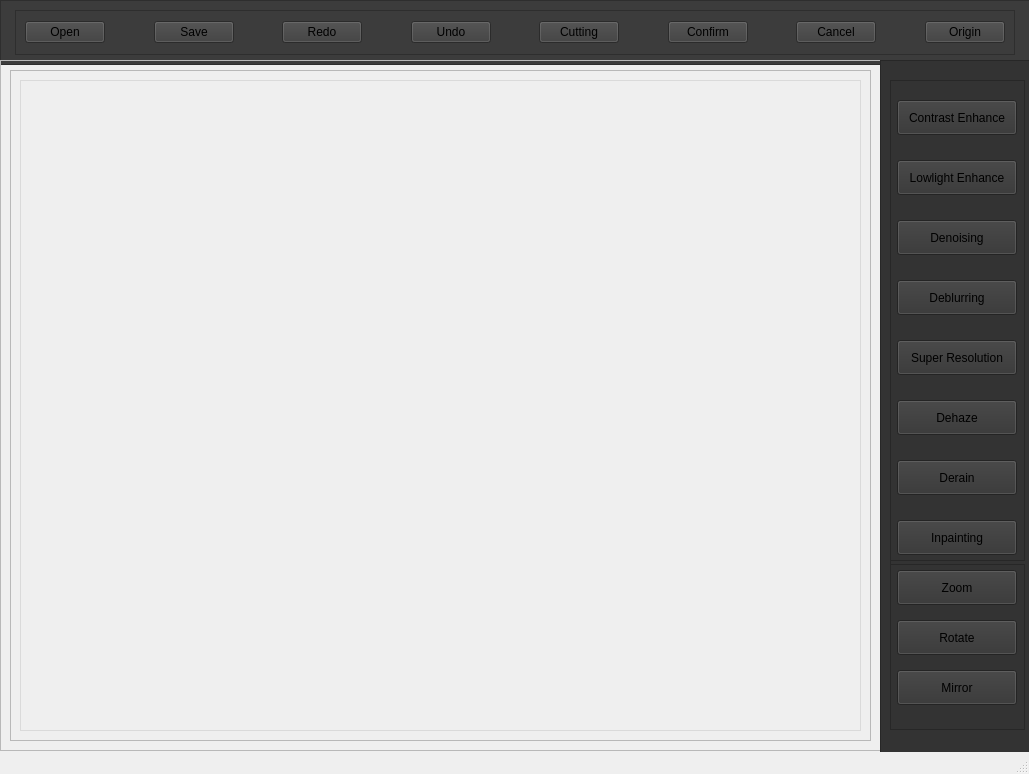
<?xml version="1.0" encoding="UTF-8"?>
<ui version="4.0">
 <class>MainWindow</class>
 <widget class="QMainWindow" name="MainWindow">
  <property name="geometry">
   <rect>
    <x>0</x>
    <y>0</y>
    <width>1029</width>
    <height>774</height>
   </rect>
  </property>
  <property name="minimumSize">
   <size>
    <width>1029</width>
    <height>774</height>
   </size>
  </property>
  <property name="windowTitle">
   <string>MainWindow</string>
  </property>
  <widget class="QWidget" name="centralwidget">
   <widget class="QFrame" name="title">
    <property name="geometry">
     <rect>
      <x>0</x>
      <y>0</y>
      <width>1031</width>
      <height>65</height>
     </rect>
    </property>
    <property name="minimumSize">
     <size>
      <width>0</width>
      <height>65</height>
     </size>
    </property>
    <property name="maximumSize">
     <size>
      <width>188888</width>
      <height>55</height>
     </size>
    </property>
    <property name="styleSheet">
     <string notr="true">background: rgb(60, 60, 60)</string>
    </property>
    <property name="frameShape">
     <enum>QFrame::StyledPanel</enum>
    </property>
    <property name="frameShadow">
     <enum>QFrame::Raised</enum>
    </property>
    <layout class="QHBoxLayout" name="horizontalLayout_4">
     <item>
      <widget class="QFrame" name="operation">
       <property name="minimumSize">
        <size>
         <width>1000</width>
         <height>39</height>
        </size>
       </property>
       <property name="maximumSize">
        <size>
         <width>800</width>
         <height>45</height>
        </size>
       </property>
       <property name="layoutDirection">
        <enum>Qt::LeftToRight</enum>
       </property>
       <property name="frameShape">
        <enum>QFrame::StyledPanel</enum>
       </property>
       <property name="frameShadow">
        <enum>QFrame::Raised</enum>
       </property>
       <layout class="QHBoxLayout" name="horizontalLayout_3">
        <item>
         <widget class="QPushButton" name="btn_open">
          <property name="minimumSize">
           <size>
            <width>80</width>
            <height>0</height>
           </size>
          </property>
          <property name="maximumSize">
           <size>
            <width>80</width>
            <height>16777215</height>
           </size>
          </property>
          <property name="text">
           <string>Open</string>
          </property>
         </widget>
        </item>
        <item>
         <spacer name="horizontalSpacer">
          <property name="orientation">
           <enum>Qt::Horizontal</enum>
          </property>
          <property name="sizeHint" stdset="0">
           <size>
            <width>10</width>
            <height>20</height>
           </size>
          </property>
         </spacer>
        </item>
        <item>
         <widget class="QPushButton" name="btn_save">
          <property name="minimumSize">
           <size>
            <width>80</width>
            <height>0</height>
           </size>
          </property>
          <property name="maximumSize">
           <size>
            <width>80</width>
            <height>16777215</height>
           </size>
          </property>
          <property name="text">
           <string>Save</string>
          </property>
         </widget>
        </item>
        <item>
         <spacer name="horizontalSpacer_2">
          <property name="orientation">
           <enum>Qt::Horizontal</enum>
          </property>
          <property name="sizeHint" stdset="0">
           <size>
            <width>10</width>
            <height>20</height>
           </size>
          </property>
         </spacer>
        </item>
        <item>
         <widget class="QPushButton" name="btn_redo">
          <property name="text">
           <string>Redo</string>
          </property>
         </widget>
        </item>
        <item>
         <spacer name="horizontalSpacer_5">
          <property name="orientation">
           <enum>Qt::Horizontal</enum>
          </property>
          <property name="sizeHint" stdset="0">
           <size>
            <width>10</width>
            <height>20</height>
           </size>
          </property>
         </spacer>
        </item>
        <item>
         <widget class="QPushButton" name="btn_undo">
          <property name="minimumSize">
           <size>
            <width>80</width>
            <height>0</height>
           </size>
          </property>
          <property name="maximumSize">
           <size>
            <width>80</width>
            <height>16777215</height>
           </size>
          </property>
          <property name="text">
           <string>Undo</string>
          </property>
         </widget>
        </item>
        <item>
         <spacer name="horizontalSpacer_6">
          <property name="orientation">
           <enum>Qt::Horizontal</enum>
          </property>
          <property name="sizeHint" stdset="0">
           <size>
            <width>10</width>
            <height>20</height>
           </size>
          </property>
         </spacer>
        </item>
        <item>
         <widget class="QPushButton" name="btn_cutting">
          <property name="minimumSize">
           <size>
            <width>80</width>
            <height>0</height>
           </size>
          </property>
          <property name="maximumSize">
           <size>
            <width>80</width>
            <height>16777215</height>
           </size>
          </property>
          <property name="text">
           <string>Cutting</string>
          </property>
         </widget>
        </item>
        <item>
         <spacer name="horizontalSpacer_3">
          <property name="orientation">
           <enum>Qt::Horizontal</enum>
          </property>
          <property name="sizeHint" stdset="0">
           <size>
            <width>10</width>
            <height>20</height>
           </size>
          </property>
         </spacer>
        </item>
        <item>
         <widget class="QPushButton" name="btn_confirm">
          <property name="minimumSize">
           <size>
            <width>80</width>
            <height>0</height>
           </size>
          </property>
          <property name="maximumSize">
           <size>
            <width>80</width>
            <height>16777215</height>
           </size>
          </property>
          <property name="text">
           <string>Confirm</string>
          </property>
         </widget>
        </item>
        <item>
         <spacer name="horizontalSpacer_4">
          <property name="orientation">
           <enum>Qt::Horizontal</enum>
          </property>
          <property name="sizeHint" stdset="0">
           <size>
            <width>10</width>
            <height>20</height>
           </size>
          </property>
         </spacer>
        </item>
        <item>
         <widget class="QPushButton" name="btn_cancel">
          <property name="minimumSize">
           <size>
            <width>80</width>
            <height>0</height>
           </size>
          </property>
          <property name="maximumSize">
           <size>
            <width>80</width>
            <height>16777215</height>
           </size>
          </property>
          <property name="text">
           <string>Cancel</string>
          </property>
         </widget>
        </item>
        <item>
         <spacer name="horizontalSpacer_11">
          <property name="orientation">
           <enum>Qt::Horizontal</enum>
          </property>
          <property name="sizeHint" stdset="0">
           <size>
            <width>10</width>
            <height>20</height>
           </size>
          </property>
         </spacer>
        </item>
        <item>
         <widget class="QPushButton" name="btn_origin">
          <property name="minimumSize">
           <size>
            <width>80</width>
            <height>0</height>
           </size>
          </property>
          <property name="maximumSize">
           <size>
            <width>80</width>
            <height>16777215</height>
           </size>
          </property>
          <property name="text">
           <string>Origin</string>
          </property>
         </widget>
        </item>
       </layout>
      </widget>
     </item>
    </layout>
   </widget>
   <widget class="QFrame" name="frame_3">
    <property name="geometry">
     <rect>
      <x>0</x>
      <y>60</y>
      <width>881</width>
      <height>691</height>
     </rect>
    </property>
    <property name="frameShape">
     <enum>QFrame::StyledPanel</enum>
    </property>
    <property name="frameShadow">
     <enum>QFrame::Raised</enum>
    </property>
    <layout class="QGridLayout" name="gridLayout">
     <item row="0" column="0">
      <widget class="QFrame" name="frame_4">
       <property name="frameShape">
        <enum>QFrame::StyledPanel</enum>
       </property>
       <property name="frameShadow">
        <enum>QFrame::Raised</enum>
       </property>
       <layout class="QGridLayout" name="gridLayout_2">
        <item row="0" column="1">
         <widget class="QLabel" name="img_panel">
          <property name="styleSheet">
           <string notr="true">border-width: 1px;border-style: solid;border-color: rgb(218, 218, 218)</string>
          </property>
          <property name="text">
           <string/>
          </property>
         </widget>
        </item>
       </layout>
      </widget>
     </item>
    </layout>
   </widget>
   <widget class="QFrame" name="frame_5">
    <property name="geometry">
     <rect>
      <x>880</x>
      <y>60</y>
      <width>150</width>
      <height>704</height>
     </rect>
    </property>
    <property name="minimumSize">
     <size>
      <width>150</width>
      <height>0</height>
     </size>
    </property>
    <property name="maximumSize">
     <size>
      <width>150</width>
      <height>16777215</height>
     </size>
    </property>
    <property name="styleSheet">
     <string notr="true">background: rgb(51, 51, 51)</string>
    </property>
    <property name="frameShape">
     <enum>QFrame::StyledPanel</enum>
    </property>
    <property name="frameShadow">
     <enum>QFrame::Raised</enum>
    </property>
    <widget class="QFrame" name="frame_6">
     <property name="geometry">
      <rect>
       <x>10</x>
       <y>20</y>
       <width>135</width>
       <height>650</height>
      </rect>
     </property>
     <property name="minimumSize">
      <size>
       <width>135</width>
       <height>650</height>
      </size>
     </property>
     <property name="maximumSize">
      <size>
       <width>135</width>
       <height>650</height>
      </size>
     </property>
     <property name="frameShape">
      <enum>QFrame::StyledPanel</enum>
     </property>
     <property name="frameShadow">
      <enum>QFrame::Raised</enum>
     </property>
     <widget class="QPushButton" name="btn_contrast">
      <property name="geometry">
       <rect>
        <x>7</x>
        <y>20</y>
        <width>120</width>
        <height>35</height>
       </rect>
      </property>
      <property name="minimumSize">
       <size>
        <width>120</width>
        <height>35</height>
       </size>
      </property>
      <property name="maximumSize">
       <size>
        <width>120</width>
        <height>35</height>
       </size>
      </property>
      <property name="text">
       <string>Contrast Enhance</string>
      </property>
     </widget>
     <widget class="QPushButton" name="btn_lol">
      <property name="geometry">
       <rect>
        <x>7</x>
        <y>80</y>
        <width>120</width>
        <height>35</height>
       </rect>
      </property>
      <property name="minimumSize">
       <size>
        <width>120</width>
        <height>35</height>
       </size>
      </property>
      <property name="maximumSize">
       <size>
        <width>120</width>
        <height>35</height>
       </size>
      </property>
      <property name="text">
       <string>Lowlight Enhance</string>
      </property>
     </widget>
     <widget class="QPushButton" name="btn_sr">
      <property name="geometry">
       <rect>
        <x>7</x>
        <y>260</y>
        <width>120</width>
        <height>35</height>
       </rect>
      </property>
      <property name="minimumSize">
       <size>
        <width>120</width>
        <height>35</height>
       </size>
      </property>
      <property name="maximumSize">
       <size>
        <width>120</width>
        <height>35</height>
       </size>
      </property>
      <property name="text">
       <string>Super Resolution</string>
      </property>
     </widget>
     <widget class="QPushButton" name="btn_denoise">
      <property name="geometry">
       <rect>
        <x>7</x>
        <y>140</y>
        <width>120</width>
        <height>35</height>
       </rect>
      </property>
      <property name="minimumSize">
       <size>
        <width>120</width>
        <height>35</height>
       </size>
      </property>
      <property name="maximumSize">
       <size>
        <width>120</width>
        <height>35</height>
       </size>
      </property>
      <property name="text">
       <string>Denoising</string>
      </property>
     </widget>
     <widget class="QPushButton" name="btn_deblur">
      <property name="geometry">
       <rect>
        <x>7</x>
        <y>200</y>
        <width>120</width>
        <height>35</height>
       </rect>
      </property>
      <property name="minimumSize">
       <size>
        <width>120</width>
        <height>35</height>
       </size>
      </property>
      <property name="maximumSize">
       <size>
        <width>120</width>
        <height>35</height>
       </size>
      </property>
      <property name="text">
       <string>Deblurring</string>
      </property>
     </widget>
     <widget class="QPushButton" name="btn_dehaze">
      <property name="geometry">
       <rect>
        <x>7</x>
        <y>320</y>
        <width>120</width>
        <height>35</height>
       </rect>
      </property>
      <property name="minimumSize">
       <size>
        <width>120</width>
        <height>35</height>
       </size>
      </property>
      <property name="maximumSize">
       <size>
        <width>120</width>
        <height>35</height>
       </size>
      </property>
      <property name="text">
       <string>Dehaze</string>
      </property>
     </widget>
     <widget class="QPushButton" name="btn_derain">
      <property name="geometry">
       <rect>
        <x>7</x>
        <y>380</y>
        <width>120</width>
        <height>35</height>
       </rect>
      </property>
      <property name="minimumSize">
       <size>
        <width>120</width>
        <height>35</height>
       </size>
      </property>
      <property name="maximumSize">
       <size>
        <width>120</width>
        <height>35</height>
       </size>
      </property>
      <property name="text">
       <string>Derain</string>
      </property>
     </widget>
     <widget class="QPushButton" name="btn_inpainting">
      <property name="geometry">
       <rect>
        <x>7</x>
        <y>440</y>
        <width>120</width>
        <height>35</height>
       </rect>
      </property>
      <property name="minimumSize">
       <size>
        <width>120</width>
        <height>35</height>
       </size>
      </property>
      <property name="maximumSize">
       <size>
        <width>120</width>
        <height>35</height>
       </size>
      </property>
      <property name="text">
       <string>Inpainting</string>
      </property>
     </widget>
     <widget class="QFrame" name="frame">
      <property name="geometry">
       <rect>
        <x>0</x>
        <y>480</y>
        <width>140</width>
        <height>5</height>
       </rect>
      </property>
      <property name="minimumSize">
       <size>
        <width>140</width>
        <height>3</height>
       </size>
      </property>
      <property name="maximumSize">
       <size>
        <width>16777215</width>
        <height>5</height>
       </size>
      </property>
      <property name="frameShape">
       <enum>QFrame::StyledPanel</enum>
      </property>
      <property name="frameShadow">
       <enum>QFrame::Raised</enum>
      </property>
     </widget>
     <widget class="QPushButton" name="btn_zoom">
      <property name="geometry">
       <rect>
        <x>7</x>
        <y>490</y>
        <width>120</width>
        <height>35</height>
       </rect>
      </property>
      <property name="minimumSize">
       <size>
        <width>120</width>
        <height>35</height>
       </size>
      </property>
      <property name="maximumSize">
       <size>
        <width>120</width>
        <height>35</height>
       </size>
      </property>
      <property name="text">
       <string>Zoom</string>
      </property>
     </widget>
     <widget class="QPushButton" name="btn_rotate">
      <property name="geometry">
       <rect>
        <x>7</x>
        <y>540</y>
        <width>120</width>
        <height>35</height>
       </rect>
      </property>
      <property name="minimumSize">
       <size>
        <width>120</width>
        <height>35</height>
       </size>
      </property>
      <property name="maximumSize">
       <size>
        <width>120</width>
        <height>35</height>
       </size>
      </property>
      <property name="text">
       <string>Rotate</string>
      </property>
     </widget>
     <widget class="QPushButton" name="btn_mirror">
      <property name="geometry">
       <rect>
        <x>7</x>
        <y>590</y>
        <width>120</width>
        <height>35</height>
       </rect>
      </property>
      <property name="minimumSize">
       <size>
        <width>120</width>
        <height>35</height>
       </size>
      </property>
      <property name="maximumSize">
       <size>
        <width>120</width>
        <height>35</height>
       </size>
      </property>
      <property name="text">
       <string>Mirror</string>
      </property>
     </widget>
    </widget>
   </widget>
  </widget>
  <widget class="QStatusBar" name="statusbar"/>
 </widget>
 <resources/>
 <connections/>
</ui>
